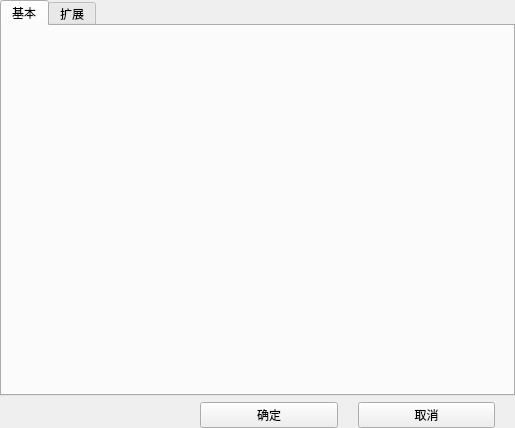
<?xml version="1.0" encoding="UTF-8"?>
<ui version="4.0">
 <class>OtherOCACEdit</class>
 <widget class="QWidget" name="OtherOCACEdit">
  <property name="geometry">
   <rect>
    <x>0</x>
    <y>0</y>
    <width>515</width>
    <height>428</height>
   </rect>
  </property>
  <property name="windowTitle">
   <string>Form</string>
  </property>
  <layout class="QVBoxLayout" name="verticalLayout">
   <property name="spacing">
    <number>6</number>
   </property>
   <property name="leftMargin">
    <number>0</number>
   </property>
   <property name="topMargin">
    <number>0</number>
   </property>
   <property name="rightMargin">
    <number>0</number>
   </property>
   <property name="bottomMargin">
    <number>0</number>
   </property>
   <item>
    <widget class="QTabWidget" name="tw">
     <property name="currentIndex">
      <number>0</number>
     </property>
     <widget class="QWidget" name="tab_basic">
      <attribute name="title">
       <string>基本</string>
      </attribute>
     </widget>
     <widget class="QWidget" name="tab_extend">
      <attribute name="title">
       <string>扩展</string>
      </attribute>
     </widget>
    </widget>
   </item>
   <item>
    <layout class="QHBoxLayout" name="horizontalLayout">
     <property name="spacing">
      <number>20</number>
     </property>
     <property name="leftMargin">
      <number>200</number>
     </property>
     <property name="rightMargin">
      <number>20</number>
     </property>
     <item>
      <widget class="QPushButton" name="btn_ok">
       <property name="text">
        <string>确定</string>
       </property>
      </widget>
     </item>
     <item>
      <widget class="QPushButton" name="btn_cancel">
       <property name="text">
        <string>取消</string>
       </property>
      </widget>
     </item>
    </layout>
   </item>
  </layout>
 </widget>
 <resources/>
 <connections/>
</ui>
